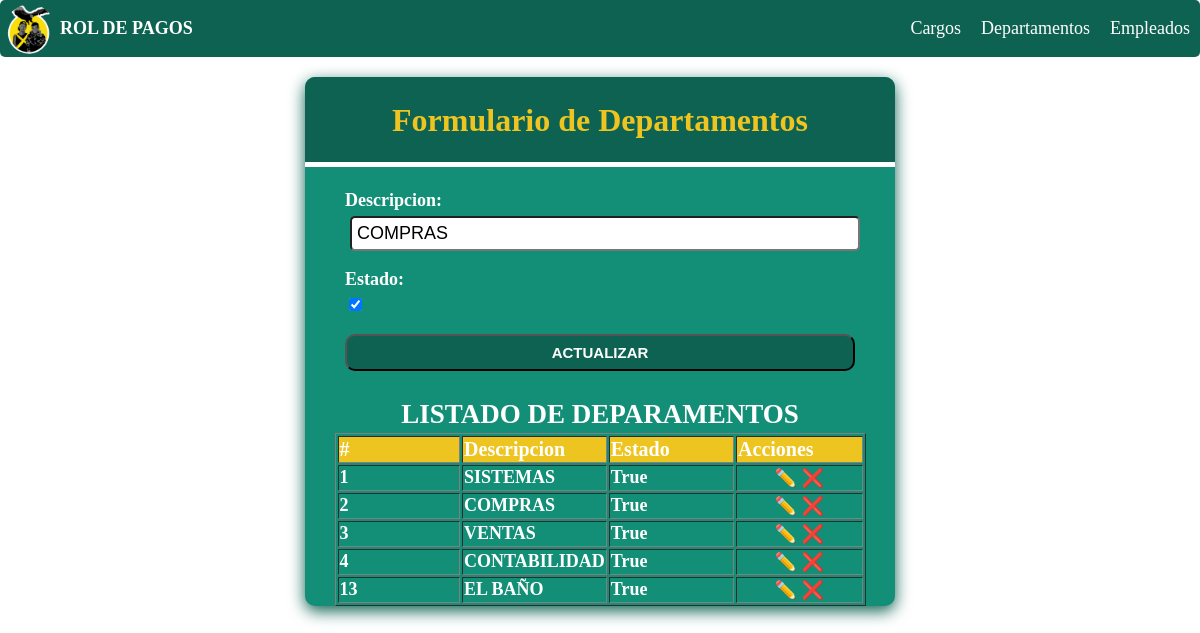
Screenshot of /editar_departamento/2 with the database file from the repository.
### appnomina/models.py (models this page shows, shortened)
class Departamento(models.Model):
    descripcion = models.CharField(max_length=100, blank=False, null=True)
    estado = models.BooleanField(default=True)
    fecha_creacion = models.DateTimeField(auto_now_add=False, auto_now=True)
    class Meta:
        verbose_name = "Departamento"
        verbose_name_plural = "Departamentos"
        ordering = ['id']

### appnomina/views.py (the view)
# urls.py: path('editar_departamento/<int:id>',editarDepartamento,name="editar_departamento"),
def editarDepartamento(request,id):
    error,departamento_form=None,None
    try:
        departamento = Departamento.objects.get(id=id)
        if request.method == "GET":
            departamento_form = DepartamentoForm(instance=departamento)
        else:
            departamento_form = DepartamentoForm(request.POST,instance=departamento)
            if departamento_form.is_valid():
                departamento_form.save()
                return redirect('departamento')
    except Exception as e:
        error=e
    departamentos = Departamento.objects.all()
    return render (request, "pages/departamento.html",{'departamentoForm':departamento_form,'departamentos':departamentos,'accion':'Actualizar'})

### appnomina/forms.py
class DepartamentoForm(forms.ModelForm):
    class Meta:
        model = Departamento
        fields = ['descripcion','estado']
        widgets = {
            'descripcion':forms.TextInput(attrs={
                'placeholder':'Ingrese Departamento',
                'class':'form-group',
                'required':True
            }),
        }

### templates/pages/departamento.html (shortened to what this page needs)
{% extends "inicio.html" %}
{% load static %}
{% block css %}
<link rel="stylesheet" href="{% static 'css/form.css' %}" />
{% endblock %}
{% block contenido %}
<section class="form-container">
  <div class="form-header">
    <h1>Formulario de Departamentos</h1>
  </div>
  <form method="POST" id="form-departamento" class="form">
    {{ departamentoForm.as_p}}
    <button
    id="enviar"
    type="submit"
    name="enviar">
      {{accion}}
    </button>
  </form>
  <div class="consulta none table-responsive" id="consulta">
    <h2>Listado de Deparamentos</h2>
    <table class="consulta-est" id="consulta-est" border="1">
      <thead>
        <th>#</th>
        <th>Descripcion</th>
        <th>Estado</th>
        <th>Acciones</th>
      </thead>
      <tbody class="detalle-est" id="detalle-est">
        {% for departamento in departamentos %}
        <tr>
          <td>{{departamento.id}}</td>
          <td>{{departamento.descripcion}}</td>
          <td>{{departamento.estado}}</td>
          <td class="acciones">
            <a href="{% url 'editar_departamento' departamento.id %}">✏️</a>
            <a href="{% url 'eliminar_departamento' departamento.id %}">❌</a>
          </td>
        </tr>
        {% endfor %}
      </tbody>
    </table>
  </div>
</section>
{% endblock %}

### static/css/main.css (style rules this page uses)
:root { --primary-color: #0E6251; --secundary-color: #9c000e; --boton-success:#81f0b2; --boton-secundary:#148F77; --boton-warning:#eec520; --boton-cancelar:#fe4093; --font-size:18px; --font-color:#000; --font-color-reverse:#fff; }
html { box-sizing: border-box; font-size: var(--font-size); scroll-behavior: smooth; color:var(--font-color); }
*,*:before,*:after { box-sizing: inherit; }
body { margin:0; overflow-x: hidden; box-sizing: inherit; background: url("../img/m.png"); background-size: cover; }
a { text-decoration: none; color:var(--font-color-reverse) }

### static/css/form.css (style rules this page uses)
.form-container { background-color: var(--boton-secundary); max-width: 50%; min-width: 240px; border-radius: 10px; box-shadow: 0px 5px 16px 0px var(--primary-color); overflow: hidden; color: var(--font-color-reverse); font-weight: 900; margin: 0 auto; }
.form-header { background: var(--primary-color); padding: 1px; text-align: center; border-bottom: 5px solid var(--font-color-reverse); line-height:30px; }
.form-header h1 { color: var(--boton-warning); font-size: 32px; }
form { padding: 5px 40px; }
.form-group input, .form-group select, .form-group textarea, .form-group { display: block; width: 100%; padding: 5px; margin: 5px; font-size: 1rem; border-radius: 5px; }
.form label { margin: 5px auto; display: block; }
.form button { display: block; width: 100%; padding: 8px; background: var(--primary-color); border-radius: 10px; color: var(--font-color-reverse); cursor: pointer; font-weight: 900; font-size: 15px; text-transform: uppercase; transition: background-color 0.3s ease-in-out; }
.table-responsive { width: 100%; overflow-y: hidden; -ms-overflow-style: -ms-autohiding-scrollbar; display: flex; flex-direction:column; justify-content: center; align-items: center; }
.consulta h2 { color: var(--font-color-reverse); text-transform: uppercase; margin-bottom: 3px; }
.consulta-est { width: 90%; }
.consulta-est th { background-color: var(--boton-warning); color:var(--font-color-reverse); font-size:20px; text-align: center; }
.consulta-est th, td { width: 25%; text-align: left; }
.detalle-est .acciones { text-align: center; }

### rows the page displays
Departamento: descripcion "COMPRAS", estado "☑", id "2", estado "True"
Departamento: id "1", descripcion "SISTEMAS", estado "True"
Departamento: id "3", descripcion "VENTAS", estado "True"
Departamento: id "4", descripcion "CONTABILIDAD", estado "True"
Departamento: id "13", descripcion "EL BAÑO", estado "True"

### other values shown
{{ accion }} "ACTUALIZAR"
